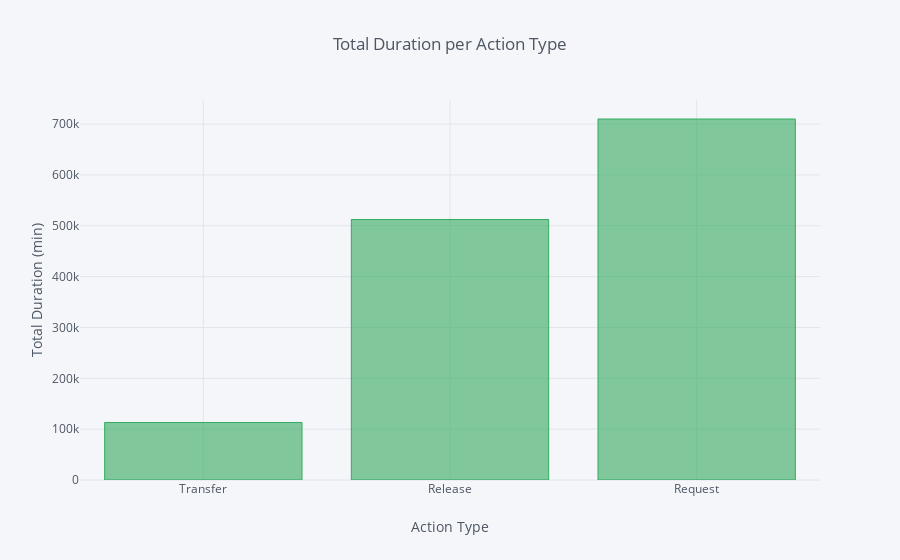

Notebook code for this chart:
### Code cell
results.iplot(kind = 'bar', x = 'Action Type', 
              y = 'Total Duration (min)', 
              title = 'Total Duration per Action Type', 
             xTitle = 'Action Type', 
             yTitle = 'Total Duration (min)', color = 'rgba(50, 171, 96, 1.0)')

### Figure 1 — Plotly figure (JSON) as saved in the notebook; plotly's stock layout.template omitted (floating-point values rounded to 4 significant figures)
{"data": [{"marker": {"color": "rgba(50, 171, 96, 0.6)", "line": {"color": "rgba(50, 171, 96, 1.0)", "width": 1}}, "name": "Total Duration (min)", "orientation": "v", "text": "", "type": "bar", "uid": "901ca5c7-98b1-435c-b8b4-4fc54da27528", "x": ["Transfer", "Release", "Request"], "y": [113100.0, 512300.0, 710000.0]}], "layout": {"legend": {"bgcolor": "#F5F6F9", "font": {"color": "#4D5663"}}, "paper_bgcolor": "#F5F6F9", "plot_bgcolor": "#F5F6F9", "title": {"font": {"color": "#4D5663"}, "text": "Total Duration per Action Type"}, "xaxis": {"gridcolor": "#E1E5ED", "showgrid": true, "tickfont": {"color": "#4D5663"}, "title": {"font": {"color": "#4D5663"}, "text": "Action Type"}, "zerolinecolor": "#E1E5ED"}, "yaxis": {"gridcolor": "#E1E5ED", "showgrid": true, "tickfont": {"color": "#4D5663"}, "title": {"font": {"color": "#4D5663"}, "text": "Total Duration (min)"}, "zerolinecolor": "#E1E5ED"}}}
